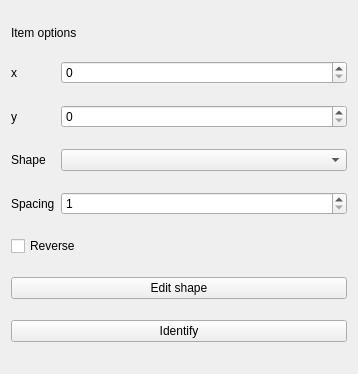
<?xml version="1.0" encoding="UTF-8"?>
<ui version="4.0">
 <class>ItemOptions</class>
 <widget class="QWidget" name="ItemOptions">
  <property name="geometry">
   <rect>
    <x>0</x>
    <y>0</y>
    <width>358</width>
    <height>374</height>
   </rect>
  </property>
  <property name="sizePolicy">
   <sizepolicy hsizetype="Preferred" vsizetype="Minimum">
    <horstretch>0</horstretch>
    <verstretch>0</verstretch>
   </sizepolicy>
  </property>
  <property name="windowTitle">
   <string>Form</string>
  </property>
  <layout class="QGridLayout" name="gridLayout" columnstretch="0,1">
   <item row="3" column="1">
    <widget class="QComboBox" name="shape_comboBox"/>
   </item>
   <item row="4" column="1">
    <widget class="QSpinBox" name="led_spacing_spinBox">
     <property name="minimum">
      <number>1</number>
     </property>
     <property name="maximum">
      <number>16</number>
     </property>
    </widget>
   </item>
   <item row="1" column="0">
    <widget class="QLabel" name="zoneName">
     <property name="text">
      <string>x</string>
     </property>
    </widget>
   </item>
   <item row="2" column="0">
    <widget class="QLabel" name="label">
     <property name="text">
      <string>y</string>
     </property>
    </widget>
   </item>
   <item row="1" column="1">
    <widget class="QSpinBox" name="x_spinBox">
     <property name="maximum">
      <number>1024</number>
     </property>
    </widget>
   </item>
   <item row="2" column="1">
    <widget class="QSpinBox" name="y_spinBox">
     <property name="maximum">
      <number>1024</number>
     </property>
    </widget>
   </item>
   <item row="4" column="0">
    <widget class="QLabel" name="led_spacing_label">
     <property name="text">
      <string>Spacing</string>
     </property>
    </widget>
   </item>
   <item row="3" column="0">
    <widget class="QLabel" name="label_2">
     <property name="text">
      <string>Shape</string>
     </property>
    </widget>
   </item>
   <item row="6" column="0" colspan="2">
    <widget class="QPushButton" name="edit_shape_button">
     <property name="text">
      <string>Edit shape</string>
     </property>
    </widget>
   </item>
   <item row="7" column="0" colspan="2">
    <widget class="QPushButton" name="identifyButton">
     <property name="text">
      <string>Identify</string>
     </property>
    </widget>
   </item>
   <item row="5" column="0" colspan="2">
    <widget class="QCheckBox" name="reverse_checkBox">
     <property name="text">
      <string>Reverse</string>
     </property>
    </widget>
   </item>
   <item row="0" column="0" colspan="2">
    <widget class="QLabel" name="label_4">
     <property name="sizePolicy">
      <sizepolicy hsizetype="Preferred" vsizetype="Maximum">
       <horstretch>0</horstretch>
       <verstretch>0</verstretch>
      </sizepolicy>
     </property>
     <property name="text">
      <string>Item options</string>
     </property>
    </widget>
   </item>
  </layout>
 </widget>
 <resources/>
 <connections/>
</ui>
